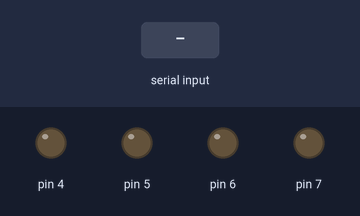
A sketch run on a simulated Arduino Uno, built with avr-gcc and run on an emulated ATmega328P. Shown: output pins drawn as LEDs (lit = HIGH). Inputs (shaded band) come from the test bench. What the sketch prints to the serial monitor is not drawn.

Above: at 1.2 s.
1.3 s: "b" received over the second serial link
At 1.9 s:
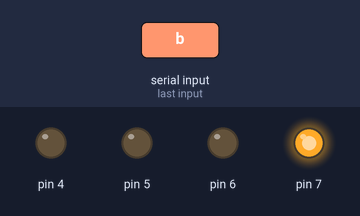
2.8 s: "d" received over the second serial link
At 3.8 s:
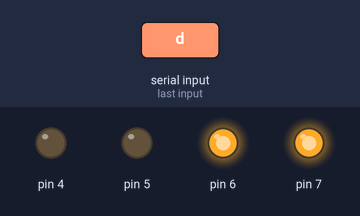
4.3 s: "a" received over the second serial link
At 5.3 s:
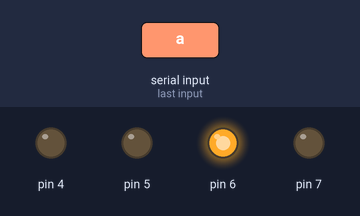
5.8 s: "e" received over the second serial link
At 6.1 s:
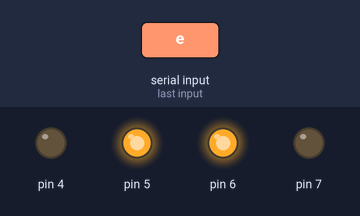
7.3 s: "c" received over the second serial link
At 8.3 s:
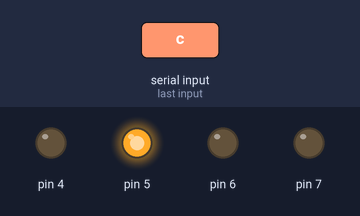
8.8 s: "b" received over the second serial link
At 10.0 s:
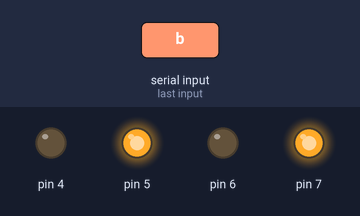
Timing chart, 0 to 11.3 s (numbered marks = the images above; inputs shaded):
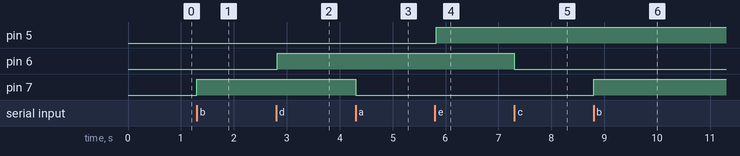

The sketch:

bluetooth.ino
```cpp
#include<SoftwareSerial.h>
#include<Wire.h>
SoftwareSerial BT(10,11);  //RX,TX   設定RX=10  TX=11     板子RX=11  TX=10
//Arduino的 TX要接藍牙模組的RX, 反之亦然

void setup(){
  Serial.begin(9600);
  BT.begin(9600);
  pinMode(7, OUTPUT); //設定pin7為輸出,realy1 就接在這
  pinMode(6, OUTPUT); //設定pin6為輸出,realy2 就接在這
  pinMode(5, OUTPUT); //設定pin5為輸出,realy3 就接在這
  pinMode(4, OUTPUT); //設定pin4為輸出,realy4 就接在這
  //預設全部relay在常閉NC
  digitalWrite(7,LOW);  //一開始不通電
  digitalWrite(6,LOW);
  digitalWrite(5,LOW);
  digitalWrite(4,LOW);

}
  void loop(){

    byte cmmd[20];
    int insize;
    while(1){
      if((insize=(BT.available())) >0){ //判斷是否有訊息傳入訊息
        Serial.print("input size =");
        Serial.println(insize);
        for(int i=0; i<insize; i++){
          Serial.print(cmmd[i]=char(BT.read())); //顯示訊息
          Serial.print(" ");
        }
      }
      switch (cmmd[0]){   //讀取第一個字
        case 97: digitalWrite(7,LOW); //97為ASCII Code ="a"  relay常開 斷電
        Serial.println(" 0");
        break;
        case 98: digitalWrite(7,HIGH); //97為ASCII Code ="b"  relay常開 通電
        Serial.println(" 1");
        break;


        case 99: digitalWrite(6,LOW);
        break;
        case 100: digitalWrite(6,HIGH);
        break;
        case 101: digitalWrite(5,HIGH);
        break;
        case 102: digitalWrite(5,HIGH);
        break;
        case 103: digitalWrite(4,LOW);
        Serial.println(" 0");
        break;
        case 104: digitalWrite(4,HIGH);
         Serial.println(" 1");
         break;

      }  //Switch
    }    //while
  }      //loop
```

Measured:
- after the input at 1.3 s, pin 7: LOW → HIGH at once
- after the input at 2.8 s, pin 6: LOW → HIGH at once
- after the input at 4.3 s, pin 7: HIGH → LOW at once
- after the input at 5.8 s, pin 5: LOW → HIGH at once
- after the input at 7.3 s, pin 6: HIGH → LOW at once
- after the input at 8.8 s, pin 7: LOW → HIGH at once
